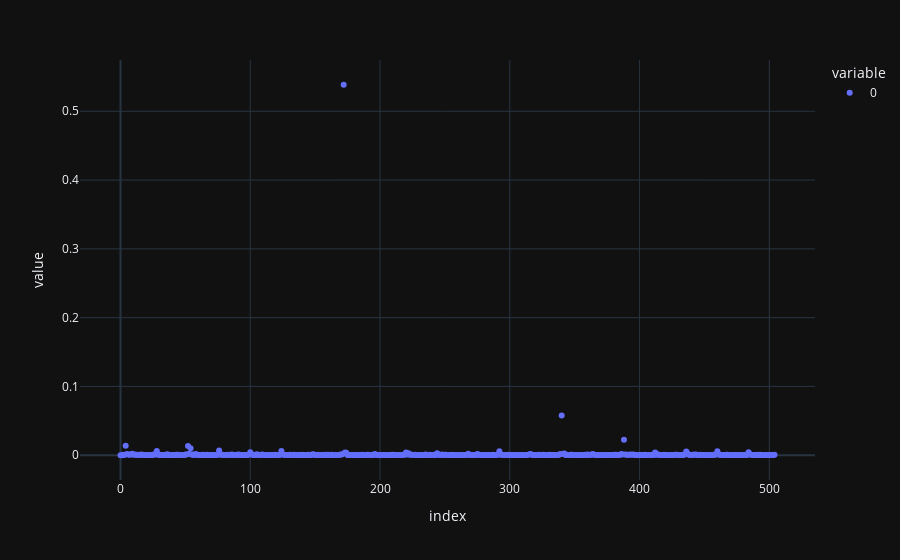

Write notebook code for a chart like this one.
### Code cell
px.scatter(model.feature_importances_).show()

### Figure 1 — Plotly figure (JSON) as saved in the notebook; plotly's stock layout.template omitted (floating-point values rounded to 4 significant figures; data arrays with more than 128 entries replaced by an {"elided": "..."} marker saying what was removed)
{"data": [{"hovertemplate": "variable=0<br>index=%{x}<br>value=%{y}<extra></extra>", "legendgroup": "0", "marker": {"color": "#636efa", "symbol": "circle"}, "mode": "markers", "name": "0", "orientation": "v", "showlegend": true, "x": {"elided": "505 int values"}, "xaxis": "x", "y": {"elided": "505 float values"}, "yaxis": "y", "type": "scatter"}], "layout": {"xaxis": {"anchor": "y", "domain": [0.0, 1.0], "title": {"text": "index"}}, "yaxis": {"anchor": "x", "domain": [0.0, 1.0], "title": {"text": "value"}}, "legend": {"title": {"text": "variable"}, "tracegroupgap": 0}, "margin": {"t": 60}}}
